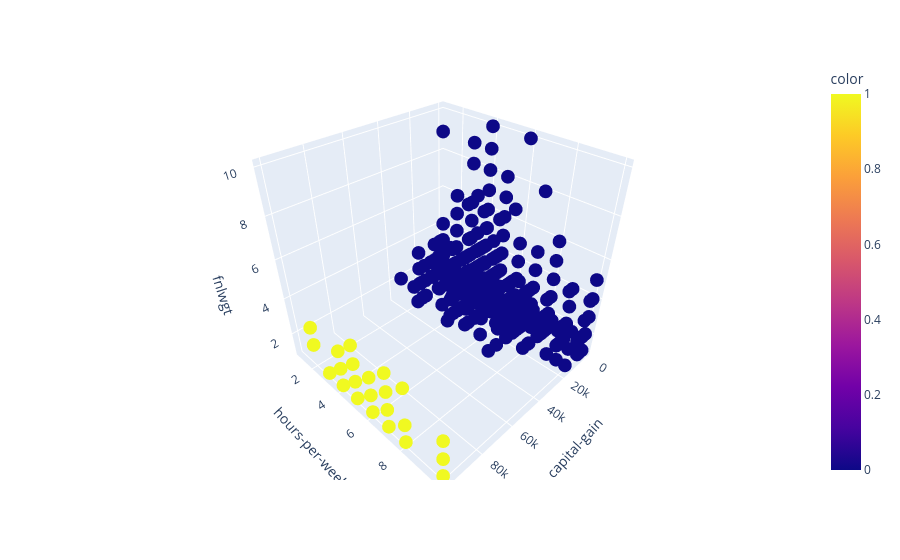

Here is the notebook cell this chart was saved with:
### Code cell
# Importing plotly.express to use plotly's 3D scatter plot
import plotly.express as px

# Plotting the 3D scatter plot with plotly.express's scatter_3d
# x, y, and z are the columns that will be plotted -> can be changed to any other columns in the dataset based on the user's preference
px.scatter_3d(df_clustering, x='capital-gain', y='hours-per-week', z='fnlwgt', color=pred)

### Figure 1 — Plotly figure (JSON) as saved in the notebook; plotly's stock layout.template omitted (floating-point values rounded to 4 significant figures; data arrays with more than 128 entries replaced by an {"elided": "..."} marker saying what was removed)
{"data": [{"hovertemplate": "capital-gain=%{x}<br>hours-per-week=%{y}<br>fnlwgt=%{z}<br>color=%{marker.color}<extra></extra>", "legendgroup": "", "marker": {"color": {"elided": "32561 int values"}, "coloraxis": "coloraxis", "symbol": "circle"}, "mode": "markers", "name": "", "scene": "scene", "showlegend": false, "type": "scatter3d", "x": {"elided": "32561 int values"}, "y": {"elided": "32561 int values"}, "z": {"elided": "32561 int values"}}], "layout": {"coloraxis": {"colorbar": {"title": {"text": "color"}}, "colorscale": [[0, "#0d0887"], [0.1111, "#46039f"], [0.2222, "#7201a8"], [0.3333, "#9c179e"], [0.4444, "#bd3786"], [0.5556, "#d8576b"], [0.6667, "#ed7953"], [0.7778, "#fb9f3a"], [0.8889, "#fdca26"], [1, "#f0f921"]]}, "legend": {"tracegroupgap": 0}, "margin": {"t": 60}, "scene": {"domain": {"x": [0, 1], "y": [0, 1]}, "xaxis": {"title": {"text": "capital-gain"}}, "yaxis": {"title": {"text": "hours-per-week"}}, "zaxis": {"title": {"text": "fnlwgt"}}}}}
